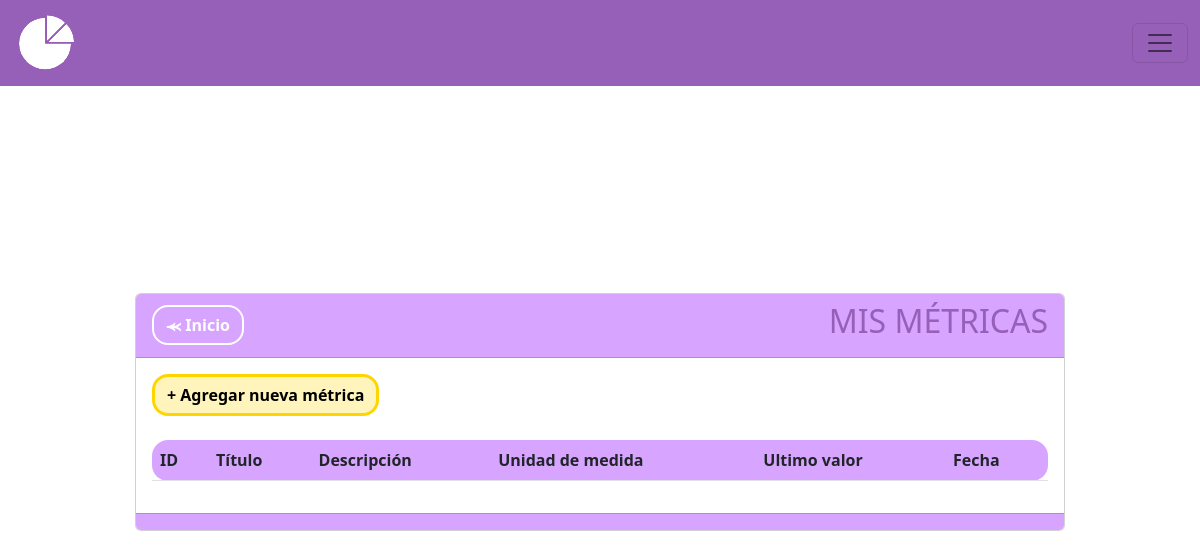
Page /metricas on the earlier database version.
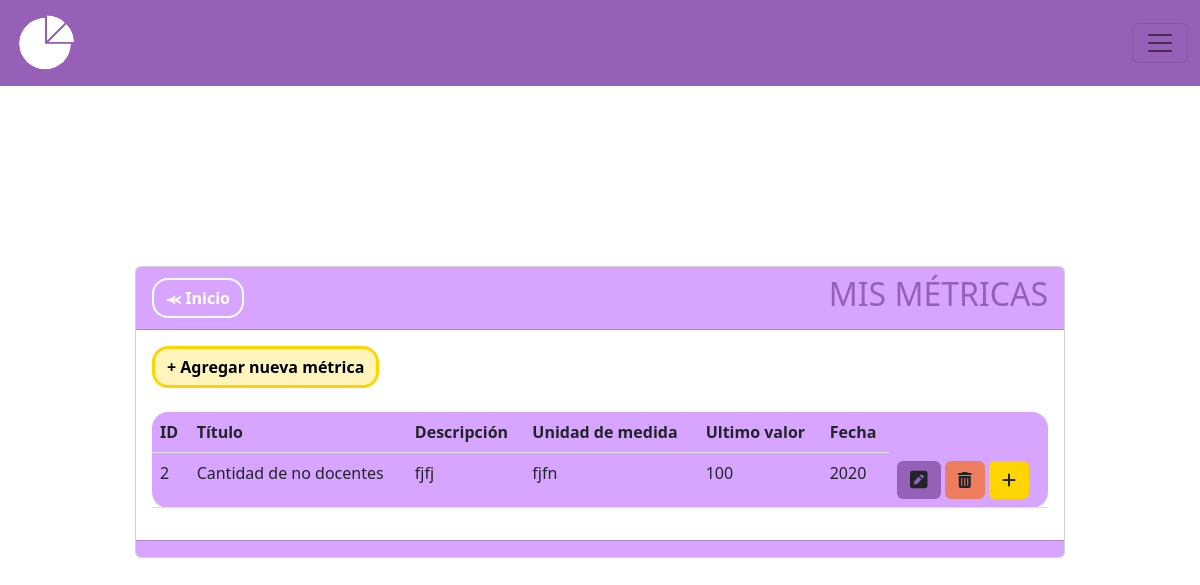
Same page on the later database version.
### MIReApp/models.py (models this page shows, shortened)
class Metrica(models.Model):
    id = models.AutoField(primary_key=True)
    titulo = models.CharField(max_length=100,
                              verbose_name='Título',
                              unique= True,
                              validators= [
                                  RegexValidator(regex= r'^[a-zA-Z\s]*$',
                                                 message="El nombre no puede contener caracteres especiales.",
                                                 code='invalid_nombre')
                              ])
    descripcion = models.TextField(max_length=100, verbose_name='Descripción', null=True)
    unidad_medida = models.CharField(max_length=100,
                                        verbose_name='Unidad de Medida',
                                        validators= [
                                            RegexValidator(regex= r'^[a-zA-Z\s]*$',
                                                            message="La unidad de medida no puede contener caracteres especiales",
                                                            code='invalid_nombre')
                                        ])
    valor = models.IntegerField(verbose_name='Valor', validators=[MinValueValidator(0, message="El valor no puede ser negativo")], default=0)
    frecuencia = models.CharField(max_length=10, choices=FRECUENCIAS)
    year = models.PositiveIntegerField(blank=True, null=True,verbose_name='Ingrese año:')

### MIReApp/views.py (the view)
# urls.py: path('metricas', views.metricas, name='metricas'),
def metricas(request):
    metricas = Metrica.objects.all()
    ultimos_valores = list()
    for u in metricas:
        if HistorialMetrica.objects.filter(metrica=u.id).order_by('año_historico'):
            t = list(HistorialMetrica.objects.filter(metrica=u.id).order_by('año_historico'))[-1]
            u.valor = str(t.valor_historico)
            u.year = str(t.año_historico)
    return render(request, 'metricas/index.html', {'metrica': metricas})

### MIReApp/templates/metricas/index.html (shortened to what this page needs)
{% extends "base.html" %}
{% block contenido %}
<center>
    <link rel="stylesheet" href="https://cdnjs.cloudflare.com/ajax/libs/font-awesome/6.4.2/css/all.min.css">
    <div class="col-md-10 card" style="text-align: left;">
        <div class="card-header" style="background-color: #D7A5FF;">
            <div style="display: flex; justify-content: space-between; align-items: center;">
                <span><a href="{% url 'inicio' %}" class="btn btn-secondary rounded-4 fw-bold" style="background-color: transparent; color: #ffff;border-color: #ffff;border-width: 2px;">⪻ Inicio</a></span>
                <span><h2 style="color: #965FB8">MIS MÉTRICAS</h2></span>
            </div>
        </div>
        <div class="card-body">
            <a name="" id="" class="btn fw-bold rounded-4" style="background-color: #fff4bb;color: #000000;border-color: #ffd500;border-width: 3px;" href="{% url 'crear' %}">+ Agregar nueva métrica</a>
            <br>
            <br>
            <div class="table-responsive">
                <table class="table rounded-4" style="background-color: #D7A5FF;">
                    <thead>
                        <tr>
                            <th scope="col">ID</th>
                            <th scope="col">Título</th>
                            <th scope="col">Descripción</th>
                            <th scope="col">Unidad de medida</th>
                            <th scope="col">Ultimo valor</th>
                            <th scope="col">Fecha</th>
                        </tr>
                    </thead>
                    <tbody>
                        {% for metri in metrica %}
                        <tr class="">
                            <td scope="row">{{ metri.id }}</td>
                            <td>{{ metri.titulo }}</td>
                            <td>{{ metri.descripcion }}</td>
                            <td>{{ metri.unidad_medida }}</td>
                            <td>{{ metri.valor }}</td>
                            <td>{{ metri.year }}</td>
                            <td>
                                <a name="" id="" class="btn" style="background-color: #965FB8;" href="{% url 'editar' metri.id %}"><i class="fa-solid fa-square-pen fa-lg"></i></a>
                                <a name="" id="" class="btn" style="background-color: rgb(238, 125, 96);" href="{% url 'eliminar' metri.id %}" role="button"><i class="fa-solid fa-trash-can"></i></a>
                                <a name="" id="" class="btn" style="background-color: #ffd500;" href="{% url 'historial_metrica' metri.id %}"><i class="fa-solid fa-plus"></i></a>
                            </td>
                        </tr>
                        {% endfor %}
                    </tbody>
                </table>
            </div>
        </div>
        <div class="card-footer text-muted" style="background-color: #D7A5FF;">
        </div>
    </div>
</center>
{% endblock %}

Differences in the rows shown:
added Metrica: id "2", titulo "Cantidad de no docentes", descripcion "fjfj", unidad_medida "fjfn", valor "100", year "2020"
